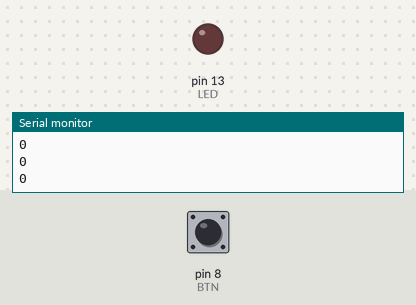
A sketch run on a simulated Arduino Uno, built with avr-gcc and run on an emulated ATmega328P. On the bench: output pins drawn as LEDs (lit = HIGH), the last lines printed to the serial monitor. Inputs (shaded band) come from the test bench; at power-on: pin 8 (BTN) HIGH.

Above: at 1.2 s.
1.3 s: pin 8 (BTN) pulled LOW for 0.15 s
At 1.37 s:
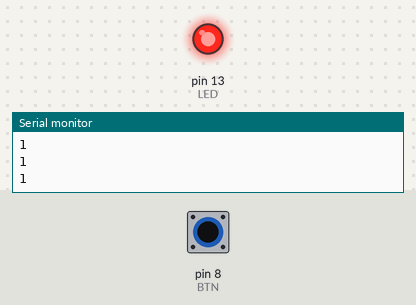
2.9 s: pin 8 (BTN) pulled LOW for 3.2 s
At 7.1 s:
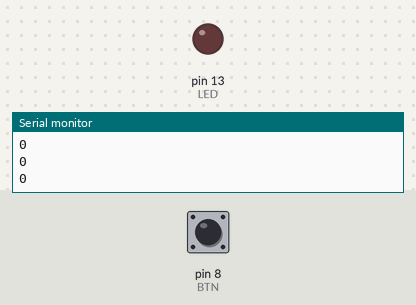
Timing chart, 0 to 8.6 s (numbered marks = the images above; inputs shaded):
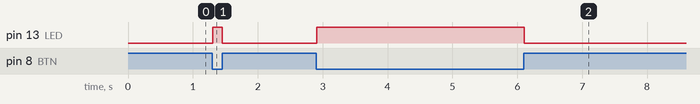

The sketch:

sketch.ino
```cpp
const int LED = 13;
const int BTN = 8;

int pressed = 0;
int led_state = LOW;


void setup() {
  // put your setup code here, to run once:
  Serial.begin(115200);
  pinMode(LED, OUTPUT);
  pinMode(BTN, INPUT_PULLUP);
}

void loop() {
  // put your main code here, to run repeatedly:
  pressed = digitalRead(BTN);

  if (pressed)
  {
    led_state = LOW;
  }
  else
  {
    led_state = HIGH;
  }

  digitalWrite(LED, led_state);
  Serial.println(led_state);

  delay(10);

}
```

Measured:
- after the input at 1.3 s, pin 13 (LED): LOW → HIGH at once, → LOW 0.15 s later
- after the input at 2.9 s, pin 13 (LED): LOW → HIGH at once, → LOW 3.2 s later
